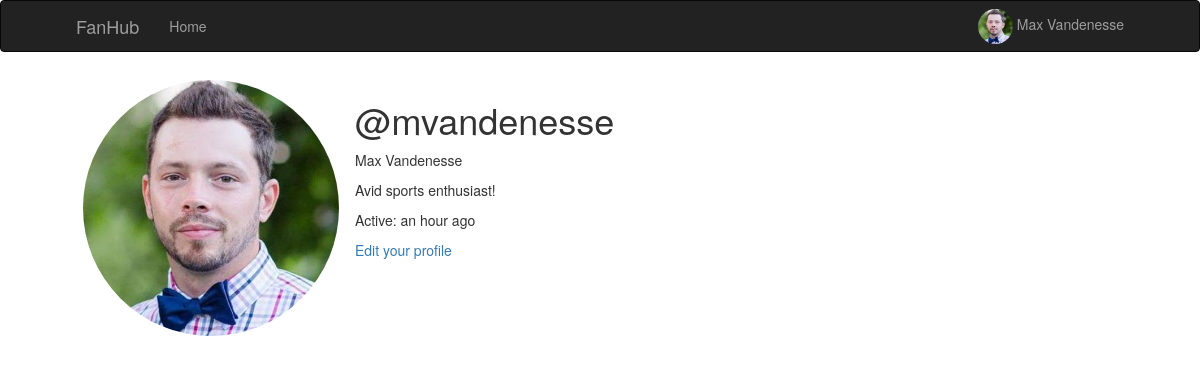
/user/mvandenesse (signed in), run on an earlier commit of the app's database.
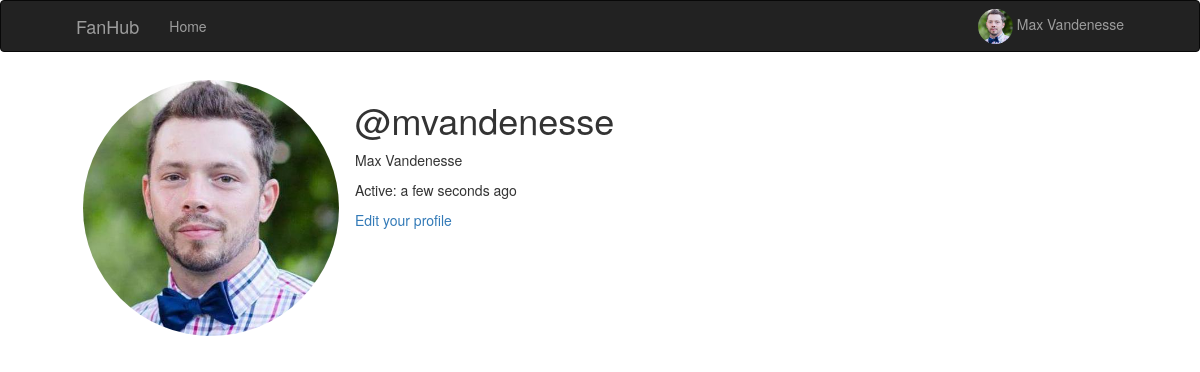
And on a later commit of the database.
### app/models.py (models this page shows, shortened)
class User(UserMixin, db.Model):
    id = db.Column(db.Integer, primary_key=True)
    username = db.Column(db.String(64), index=True, unique=True)
    email = db.Column(db.String(120), index=True, unique=True)
    password_hash = db.Column(db.String(128))
    about_me = db.Column(db.String(140))
    last_seen = db.Column(db.DateTime, default=datetime.utcnow)
    image_path = db.Column(db.String(1000))
    first_name = db.Column(db.String(120))
    last_name = db.Column(db.String(120))
    full_name = db.Column(db.String(240))

### app/routes.py (the view)
@app.route('/user/<username>')
@login_required
def user(username):
    user = User.query.filter_by(username=username).first_or_404()
    return render_template('user.html', user=user)

### app/models.py (called while the page is built)
@login.user_loader
def load_user(id):
    return User.query.get(int(id))

### app/routes.py (called while the page is built)
@app.before_request
def before_request():
    if current_user.is_authenticated:
        current_user.last_seen = datetime.utcnow()
        db.session.commit()

### app/templates/user.html
 {% extends "base.html" %} {% block app_content %}
<table class="table body">
    <tr>
        <td width="256px">
            {% if user.image_path %}
            <img src={{user.image_path}} class="img-circle  " style="height: 256px; width: 256px;"> {% else %}
            <img src=" {{ user.avatar(256, user.first_name, user.last_name) }} " class="img-circle userTemplateProfileImage "> {% endif %}
        </td>
        <td>
            <h1>@{{ user.username }}</h1>
            <p>{{user.full_name}}</p>
            {% if user.about_me %}
            <p>{{ user.about_me }}</p>{% endif %} {% if user.last_seen %}
            <p>Active: {{ moment(user.last_seen).fromNow() }}{% endif %} {% if user == current_user %}
                <p>
                    <a class="removeUnderline" href="{{ url_for( 'edit_profile') }} ">Edit your profile</a>
                </p>
                {% endif %}
        </td>
    </tr>
</table>
{% endblock %}

### app/templates/base.html (shortened to what this page needs)
{% extends 'bootstrap/base.html' %}  {% block navbar %}{% block scripts %} {{ super() }} {{ moment.include_moment() }} {% endblock %}
<link rel=" stylesheet " href="{{ url_for( 'static', filename='css/style.css' ) }} ">
<nav class="navbar navbar-inverse">
    <div class="container">
        <div class="navbar-header">
            <a class="navbar-brand" href="{{ url_for('index') }}">FanHub</a>
            <div class="collapse navbar-collapse" id="bs-example-navbar-collapse-1">
                <ul class="nav navbar-nav">
                    <li>
                        <a href="{{ url_for('index') }}">Home</a>
                    </li>
                </ul>
                <ul class="nav navbar-nav navbar-right">
                    {% if current_user.is_anonymous %}
                    <li>
                        <a href="{{ url_for('login') }}">Login</a>
                    </li>
                    {% else %}
                    <ul class="nav navbar-nav navbar-right">
                        <li class="dropdown">
                            <a href="#" class="dropdown-toggle" style="padding-top:0px !important;padding-bottom:0px !important;margin-top:8px;" data-toggle="dropdown"
                                role="button" aria-haspopup="true" aria-expanded="false">
                                {% if current_user.image_path %}
                                <img src={{current_user.image_path}} class="img-circle  " style="height: 35px; width: 35px;"> {{current_user.full_name}} {% else %}
                                <img src=" {{ current_user.avatar(35, current_user.first_name, current_user.last_name) }} " class="img-circle userTemplateProfileImage "> {{current_user.full_name}}{% endif %}
                            </a>
                        </li>
                    </ul>
                    {% endif %}
                </ul>
            </div>
        </div>
</nav>
{% endblock %} {% block content %}
<div class="container ">
      {% block app_content
    %}{% endblock %}
</div>
{% endblock %}

### app/static/css/style.css (style rules this page uses)
.container { display: flex !important; flex-flow: column !important; height: auto !important; width: 90% !important; }
.table { margin-bottom: 0; width: -webkit-fill-available; }
.table>tbody>tr>td { border-top: 0px !important; }
.removeUnderline { text-decoration: none !important; }

What changed in the data, as far as the page shows it:
changed User "mvandenesse": last_seen "an hour ago" → "a few seconds ago"; about_me "Avid sports enthusiast!" → (not shown)
